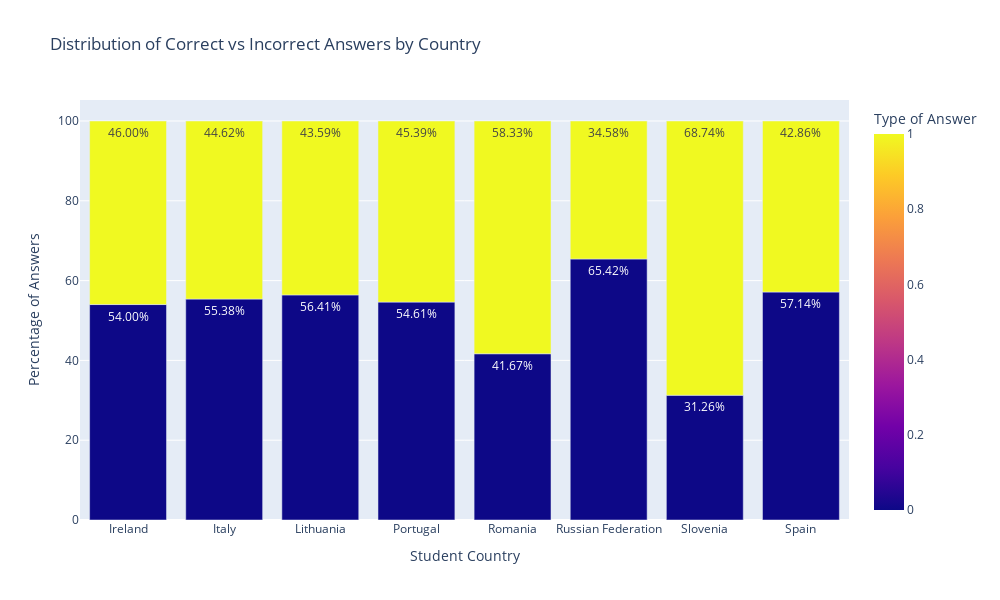

Notebook code cell kept with this figure:
### Code cell
fig = px.bar(
    distribution,
    x='Student Country',
    y='Percentage',
    color='Type of Answer',
    text='Percentage',
    #color_discrete_map={0: 'red', 1: 'green'},
    title='Distribution of Correct vs Incorrect Answers by Country',
    labels={'Percentage': 'Percentage of Answers', 'Type of Answer': 'Type of Answer'},
    barmode='stack',
    height=600,
    width=1000
)

fig.update_traces(texttemplate='%{text:.2f}%', textposition='inside')
fig.update_layout(
    xaxis_title="Student Country",
    yaxis_title="Percentage of Answers",
    legend_title="Type of Answer",
    xaxis={'categoryorder': 'total descending'}
)

fig.show()

### Figure 1 — Plotly figure (JSON) as saved in the notebook; plotly's stock layout.template omitted (floating-point values rounded to 4 significant figures)
{"data": [{"alignmentgroup": "True", "hovertemplate": "Student Country=%{x}<br>Percentage of Answers=%{text}<br>Type of Answer=%{marker.color}<extra></extra>", "legendgroup": "", "marker": {"color": [0, 1, 0, 1, 0, 1, 0, 1, 0, 1, 0, 1, 0, 1, 0, 1], "coloraxis": "coloraxis", "pattern": {"shape": ""}}, "name": "", "offsetgroup": "", "orientation": "v", "showlegend": false, "text": [54, 46, 55.38, 44.62, 56.41, 43.59, 54.61, 45.39, 41.67, 58.33, 65.42, 34.58, 31.26, 68.74, 57.14, 42.86], "textposition": "inside", "texttemplate": "%{text:.2f}%", "type": "bar", "x": ["Ireland", "Ireland", "Italy", "Italy", "Lithuania", "Lithuania", "Portugal", "Portugal", "Romania", "Romania", "Russian Federation", "Russian Federation", "Slovenia", "Slovenia", "Spain", "Spain"], "xaxis": "x", "y": [54, 46, 55.38, 44.62, 56.41, 43.59, 54.61, 45.39, 41.67, 58.33, 65.42, 34.58, 31.26, 68.74, 57.14, 42.86], "yaxis": "y"}], "layout": {"barmode": "stack", "coloraxis": {"colorbar": {"title": {"text": "Type of Answer"}}, "colorscale": [[0, "#0d0887"], [0.1111, "#46039f"], [0.2222, "#7201a8"], [0.3333, "#9c179e"], [0.4444, "#bd3786"], [0.5556, "#d8576b"], [0.6667, "#ed7953"], [0.7778, "#fb9f3a"], [0.8889, "#fdca26"], [1, "#f0f921"]]}, "height": 600, "legend": {"title": {"text": "Type of Answer"}, "tracegroupgap": 0}, "title": {"text": "Distribution of Correct vs Incorrect Answers by Country"}, "width": 1000, "xaxis": {"anchor": "y", "categoryorder": "total descending", "domain": [0, 1], "title": {"text": "Student Country"}}, "yaxis": {"anchor": "x", "domain": [0, 1], "title": {"text": "Percentage of Answers"}}}}
